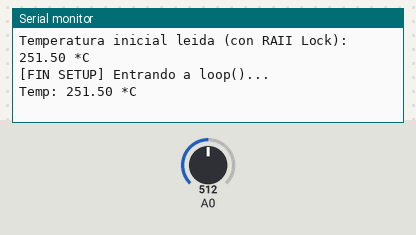
A sketch run on a simulated Arduino Uno, built with avr-gcc and run on an emulated ATmega328P. On the bench: the last lines printed to the serial monitor. Inputs (shaded band) come from the test bench; at power-on: A0 = 512.

Above: at 1.2 s.
1.3 s: A0 set to 716
At 3.0 s:
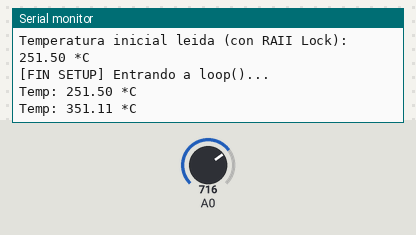
3.8 s: A0 set to 900
At 4.5 s:
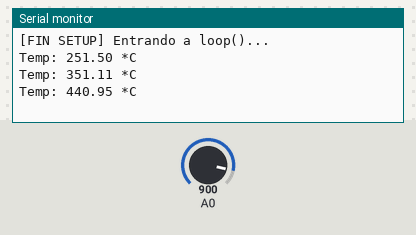
Timing chart, 0 to 6.8 s (numbered marks = the images above; inputs shaded):
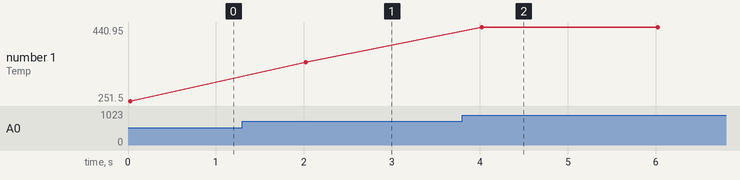

Measured:
- after the input at 1.3 s, the serial monitor: prints a new line after 0.72 s (image 1)
- after the input at 3.8 s, the serial monitor: prints a new line after 0.22 s (image 2)
- plotted number 1: 251.5 → 351.11 after the input at 1.3 s, 351.11 → 440.95 after the input at 3.8 s

The sketch:

02_Constructores_y_Hardware_Init.ino
```cpp
/**
 * ============================================================================
 * TUTORIAL 09 (C++): Constructores, Patrón begin() y RAII en Embebidos
 * ============================================================================
 * Este código demuestra:
 * 1. Por qué NUNCA se debe inicializar hardware dentro de un constructor global
 *    (El problema del Orden de Inicialización Estática en C++).
 * 2. El patrón canónico de la industria: Constructor para datos + begin() para hardware.
 * 3. RAII (Resource Acquisition Is Initialization) en microcontroladores:
 *    Implementación de un 'InterruptLock' que garantiza la reactivación de
 *    interrupciones de forma 100% segura incluso con retornos tempranos (early return).
 *
 * Compatible con: Arduino Uno, Nano, Mega, ESP32, RP2040, STM32.
 * ============================================================================
 */

#include <Arduino.h>
#include <stdint.h>

#ifndef LED_BUILTIN
#define LED_BUILTIN 2
#endif

// ============================================================================
// 1. PATRÓN RAII (Resource Acquisition Is Initialization)
// ============================================================================
// Esta clase adquiere el bloqueo de interrupciones en su constructor
// y lo libera AUTOMÁTICAMENTE en su destructor al salir del ámbito ({ ... }).
class InterruptLock {
public:
    InterruptLock() {
        noInterrupts(); // Desactiva interrupciones (adquisición del recurso)
    }

    ~InterruptLock() {
        interrupts();   // Reactiva interrupciones (liberación garantizada del recurso)
    }

    // Prohibir copia para evitar comportamientos indefinidos
    InterruptLock(const InterruptLock&) = delete;
    InterruptLock& operator=(const InterruptLock&) = delete;
};

// ============================================================================
// 2. PATRÓN CANÓNICO EMBEBIDO: Constructor Liviano + begin()
// ============================================================================
class SensorTemperaturaSimulado {
private:
    uint8_t m_pin;
    float m_calibracionOffset;
    bool m_inicializado;

public:
    // El constructor SOLO inicializa variables en memoria SRAM.
    // NUNCA debe llamar a pinMode, Serial, Wire o delay() porque los objetos
    // globales se construyen ANTES de que la función main() de Arduino llame a init()!
    SensorTemperaturaSimulado(uint8_t pin, float offset)
        : m_pin(pin), m_calibracionOffset(offset), m_inicializado(false) {
        // Seguro: solo asignación de memoria local
    }

    // El método begin() configura el hardware físico cuando el microcontrolador
    // ya tiene sus relojes, buses y timers listos en setup().
    bool begin() {
        pinMode(m_pin, INPUT);
        m_inicializado = true;
        return true;
    }

    float leerTemperatura() {
        if (!m_inicializado) return -999.0f;

        // Simulamos lectura analógica protegida con RAII
        uint16_t lecturaCruda = 0;
        {
            // Bloque de sección crítica protegido con RAII
            InterruptLock lock; // <- Aquí se desactiva interrupts()
            lecturaCruda = analogRead(m_pin);
            // Al salir de esta llave }, el destructor de 'lock' reactiva las interrupciones
            // automáticamente, ¡incluso si hubiéramos puesto un return aquí mismo!
        }

        // Conversión a grados Celsius
        float voltaje = (lecturaCruda * 5.0f) / 1024.0f;
        return (voltaje * 100.0f) + m_calibracionOffset;
    }
};

// Instancia global (Se construye antes de que corra setup())
SensorTemperaturaSimulado sensor(A0, 1.5f);

void setup() {
    Serial.begin(115200);
    while (!Serial && millis() < 3000);

    Serial.println(F("\n=================================================="));
    Serial.println(F(" C++ EMBEBIDO: CONSTRUCTORES, BEGIN() Y RAII      "));
    Serial.println(F("=================================================="));

    // Aquí en setup(), los timers y registros ya están inicializados por el core.
    // Es el momento seguro para llamar a begin():
    if (sensor.begin()) {
        Serial.println(F("[OK] Sensor inicializado correctamente mediante begin()"));
    }

    // Demostración de lectura con protección RAII
    float temp = sensor.leerTemperatura();
    Serial.print(F("Temperatura inicial leida (con RAII Lock): "));
    Serial.print(temp);
    Serial.println(F(" *C"));

    Serial.println(F("\n[FIN SETUP] Entrando a loop()..."));
}

void loop() {
    float temp = sensor.leerTemperatura();
    Serial.print(F("Temp: "));
    Serial.print(temp);
    Serial.println(F(" *C"));
    delay(2000);
}
```
